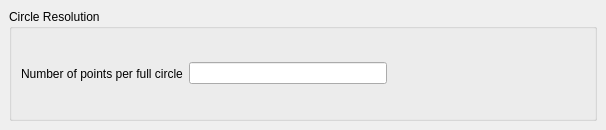
<?xml version="1.0" encoding="UTF-8"?>
<ui version="4.0">
 <class>MainConfigPage6</class>
 <widget class="QFrame" name="MainConfigPage6">
  <property name="geometry">
   <rect>
    <x>0</x>
    <y>0</y>
    <width>606</width>
    <height>130</height>
   </rect>
  </property>
  <property name="windowTitle">
   <string>Application Settings</string>
  </property>
  <layout class="QVBoxLayout">
   <property name="spacing">
    <number>6</number>
   </property>
   <property name="margin" stdset="0">
    <number>9</number>
   </property>
   <item>
    <widget class="QGroupBox" name="groupBox">
     <property name="title">
      <string>Circle Resolution</string>
     </property>
     <layout class="QHBoxLayout">
      <property name="spacing">
       <number>6</number>
      </property>
      <property name="margin" stdset="0">
       <number>9</number>
      </property>
      <item>
       <widget class="QLabel" name="label">
        <property name="text">
         <string>Number of points per full circle</string>
        </property>
       </widget>
      </item>
      <item>
       <widget class="QLineEdit" name="circle_points"/>
      </item>
      <item>
       <spacer>
        <property name="orientation">
         <enum>Qt::Horizontal</enum>
        </property>
        <property name="sizeHint" stdset="0">
         <size>
          <width>40</width>
          <height>20</height>
         </size>
        </property>
       </spacer>
      </item>
     </layout>
    </widget>
   </item>
  </layout>
 </widget>
 <layoutdefault spacing="6" margin="11"/>
 <resources/>
 <connections/>
</ui>
